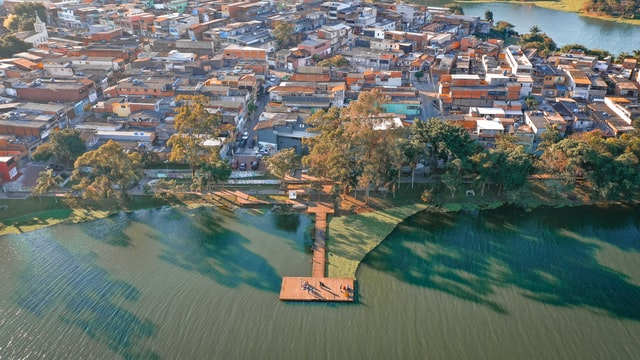
#> input picture images/img3.jpg, 640 x 360 px
$ python RGB_to_HSV_colour_space.py
#> lines starting #> are read from the running program, lines starting #| are printed output that depends on the picture
import cv2

img = cv2.imread("images/img3.jpg")
#> img is the input picture: shape (360, 640, 3); mean B, G, R 106.3, 112.4, 105.3
cv2.imshow("Original Image", img)
cv2.waitKey(0)

img_HSV = cv2.cvtColor(img, cv2.COLOR_BGR2HSV)
#> img_HSV: shape (360, 640, 3); mean H, S, V 68.9, 68, 122
cv2.imshow("HSV colour", img_HSV)
cv2.waitKey(0)

cv2.imshow("Hue channel", img_HSV[:, :, 0])
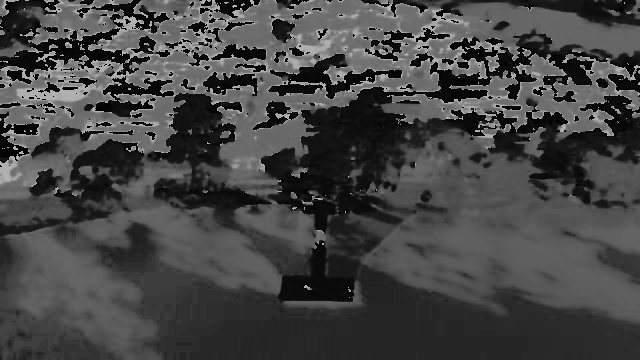
#> window 'Hue channel': shape (360, 640); min 0, max 179, mean 68.9
cv2.waitKey(0)

cv2.imshow("Saturation channel", img_HSV[:, :, 1])
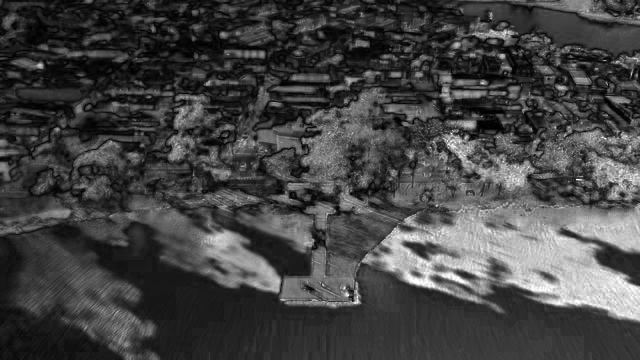
#> window 'Saturation channel': shape (360, 640); min 0, max 255, mean 68
cv2.waitKey(0)

cv2.imshow("value channel", img_HSV[:, :, 2])
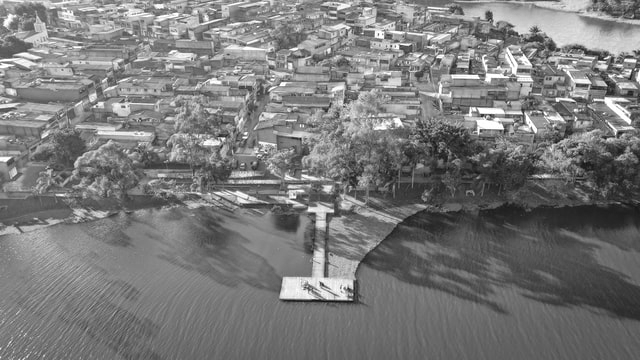
#> window 'value channel': shape (360, 640); min 16, max 255, mean 122
cv2.waitKey(0)

cv2.destroyAllWindows()

$ run again, with images/img1.jpg copied over images/img3.jpg
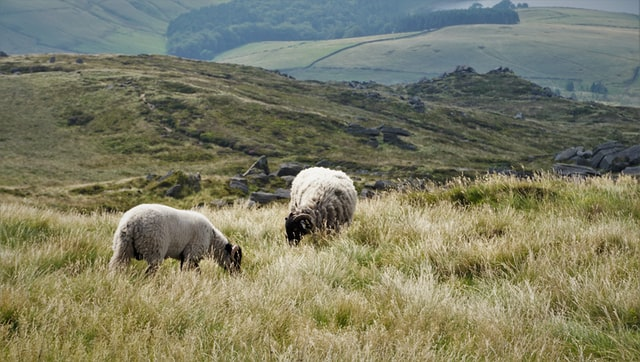
#> input picture images/img1.jpg, 640 x 362 px
#> img is the input picture: shape (362, 640, 3); mean B, G, R 99.7, 123.6, 123.6
#> img_HSV: shape (362, 640, 3); mean H, S, V 44, 73.6, 130.8
#> `cv2.imshow("Saturation channel", img_HSV[:, :, 1])`:
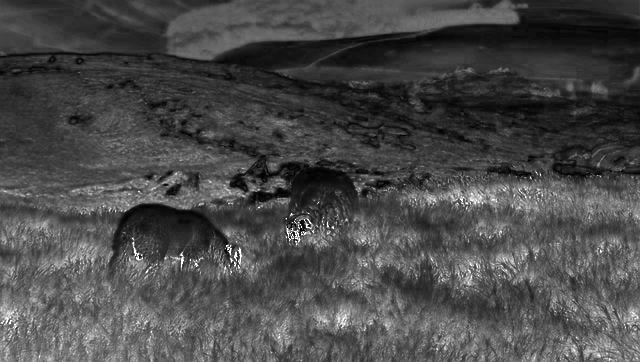
#> window 'Saturation channel': shape (362, 640); min 0, max 255, mean 73.6
#> `cv2.imshow("value channel", img_HSV[:, :, 2])`:
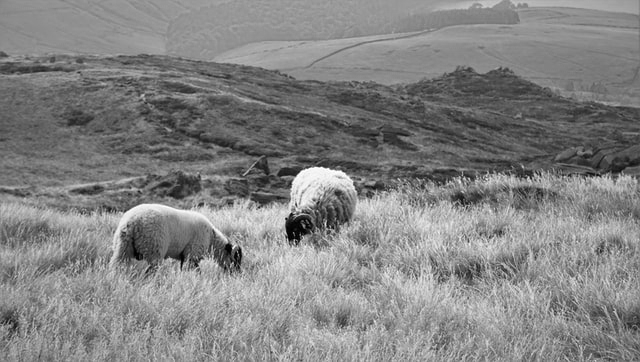
#> window 'value channel': shape (362, 640); min 0, max 255, mean 130.8

$ run again, with images/img4.jpg copied over images/img3.jpg
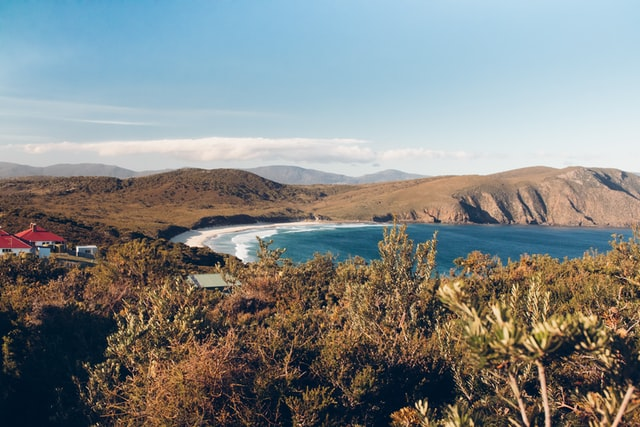
#> input picture images/img4.jpg, 640 x 427 px
#> img is the input picture: shape (427, 640, 3); mean B, G, R 132.4, 133.9, 130.2
#> img_HSV: shape (427, 640, 3); mean H, S, V 64.1, 88.8, 154
#> `cv2.imshow("Saturation channel", img_HSV[:, :, 1])`:
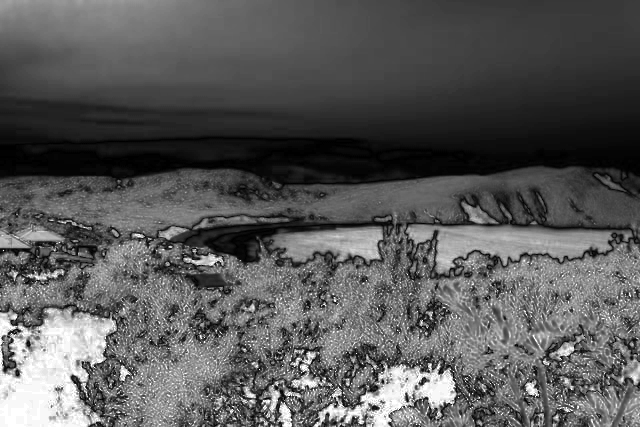
#> window 'Saturation channel': shape (427, 640); min 0, max 255, mean 88.8
#> `cv2.imshow("value channel", img_HSV[:, :, 2])`:
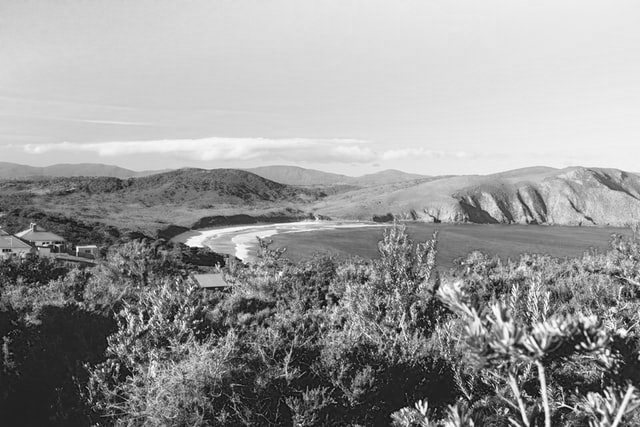
#> window 'value channel': shape (427, 640); min 1, max 255, mean 154
